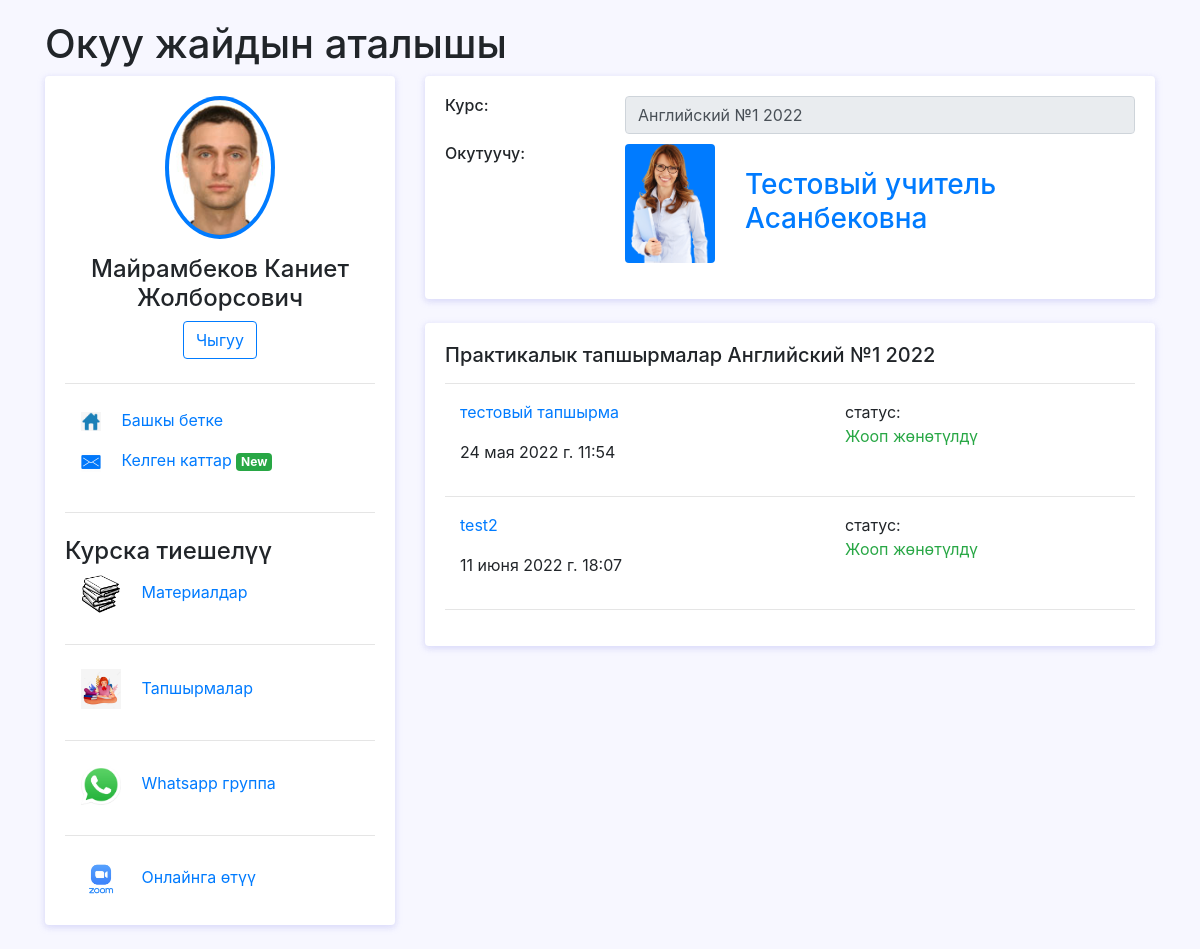
The app's page /course/1/hometask/ (signed in), older data.
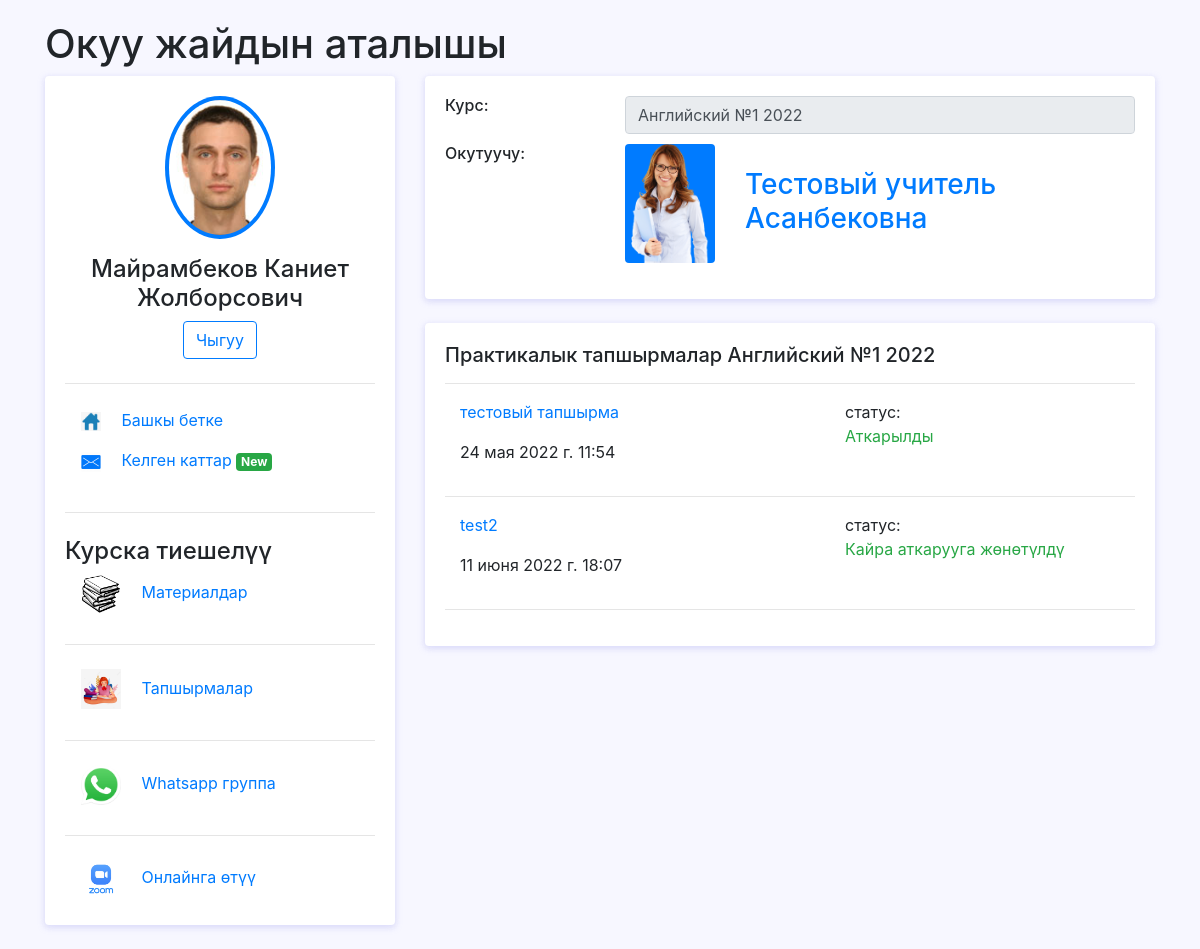
The same page, newer data.
### univerapp/models.py (models this page shows, shortened)
class User(AbstractUser,PermissionsMixin):
    username = models.CharField(
        'Логин',
        max_length=150,
        unique=True,
        error_messages={
            'unique': ("Такой логин уже существует"),
        },
    )
    first_name = models.CharField('Имя', max_length=100, null=True)
    last_name = models.CharField('Фамилия', max_length=100, null=True)
    otchestvo = models.CharField('Отчество', max_length=100, null=True)
    birthday = models.DateField('Дата рождения', blank=True, null=True)
    email = models.EmailField('Email', max_length=100,null=True,blank=True)
    number = models.CharField('Номер телефона', max_length=50, null=True)
    address = models.CharField('Адрес', max_length=100, null=True)
    course = models.ManyToManyField(Course, related_name='student_course',blank=True)
    is_student = models.BooleanField('Студент', default=False)
    is_teacher = models.BooleanField('Учитель', default=False)
    image = models.ImageField(verbose_name='Фото', upload_to='uploads/accounts/', blank=True)
    user_permissions = models.ManyToManyField(
        Permission,
        verbose_name='user permissions',
        blank=True,
        help_text='Specific permissions for this user.',
        related_name="user_set",
        related_query_name="user",
    )
    class Meta:
        verbose_name = 'Пользователь'
        verbose_name_plural = 'Пользователи'

class Course(models.Model):
    name = models.CharField(max_length=100,null=False,verbose_name='Имя курса')
    teacher = models.ForeignKey('Teacher',on_delete=models.SET_NULL,null=True,blank=True,related_name='teacher_course')
    class Meta:
        verbose_name = 'Курс'
        verbose_name_plural = 'Курсы'

class HomeTask(models.Model):
    course = models.ForeignKey(Course, on_delete=models.CASCADE, related_name='hometask_materials')
    teacher = models.ForeignKey(User, on_delete=models.CASCADE, related_name='hometask_send_user', null=True)
    student = models.ForeignKey(User, on_delete=models.CASCADE, related_name='hometask_receiver_user',
                                         null=True)
    date_send_task = models.DateTimeField('Дата отправки', auto_now_add=True)
    title = models.CharField(max_length=200, blank=True)
    file = models.FileField(upload_to='uploads/%Y/%m/%d/', blank=False)
    is_exec = models.BooleanField('Аткарылды',default=False)
    exec_date = models.DateTimeField(null=True,blank=True)
    exec_file = models.FileField('Жооп файл',upload_to='uploads/%Y/%m/%d/', blank=True)
    status = models.CharField('Статус',default='Жооп күтүүдө',max_length=60)
    class Meta:
        verbose_name = 'Тапшырма'
        verbose_name_plural = 'Тапшырмалар'

### univerapp/views.py (the view)
# urls.py: path('course/<int:course_id>/hometask/',HomeTaskView.as_view(),name='hometasks'),
class HomeTaskView(ListView):
    model = HomeTask
    template_name = 'hometaskview.html'
    context_object_name = 'hometasks'
    def get_queryset(self):
        course_object = self.kwargs.get('course_id')
        query = None
        if(self.request.user.is_teacher):
            query = HomeTaskMixing.objects.filter(course__pk=course_object)
        else:
            query = HomeTask.objects.filter(course__pk=course_object,student=self.request.user.pk)
        return query
    def get_context_data(self,**kwargs):
        context = super(HomeTaskView,self).get_context_data(**kwargs)
        context['course'] = Course.objects.get(pk=self.kwargs.get('course_id'))
        return context

### templates/hometaskview.html (shortened to what this page needs)
{% load static %}
<html>
<head>
    <link rel="stylesheet" href="{% static 'fonts/material-icon/css/material-design-iconic-font.min.css' %}">
    <link rel="stylesheet" href="{% static 'css/bootstrap/bootstrap.min.css' %}">
    <link rel="stylesheet" href="{% static 'css/home.css' %}">
</head>
<body>
<div class="container">
	<h1>Окуу жайдын аталышы</h1>
		<div class="main-body">
			<div class="row">
				<div class="col-lg-4">
					<div class="card">
						<div class="card-body">
							<div class="d-flex flex-column align-items-center text-center">
								{% if user.image %}
								<img src="{{ user.image.url }}" alt="Admin" class="rounded-circle p-1 bg-primary" width="110">
								{% endif %}
								<div class="mt-3">
									<h4>{{ user.last_name }} {{ user.first_name }} {{ user.otchestvo }}</h4>
									<a href="{% url 'logout' %}"><button class="btn btn-outline-primary">Чыгуу</button></a>
								</div>
							</div>
							<hr class="my-4">
									<div>
									<a href="{% url 'index' %}">
										<img src="{% static 'images/home.png' %}" style="width:20" class="ml-3">
									<p style="display: inline-block;" class="ml-3">Башкы бетке </p></a>
								</div>
									<a href="{% url 'chats' %}">
										<img src="{% static 'images/message.png' %}" style="width:20" class="ml-3">
									<p style="display: inline-block;" class="ml-3">Келген каттар <span class="badge badge-success">New</span></p></a>
							<hr class="my-4">
							<h4>Курска тиешелүү</h4>
							<a href="{% url 'materials' course.pk %}">
										<img src="{% static 'images/books.jpg' %}" style="width:40" class="ml-3">
									<p style="display: inline-block;" class="ml-3">Материалдар</p></a>
							<hr class="my-4">
							<a href="{% url 'hometasks' course.pk %}">
										<img src="{% static 'images/homework.jpg' %}" style="width:40" class="ml-3">
									<p style="display: inline-block;" class="ml-3">Тапшырмалар</p></a>
							<hr class="my-4">
							<a href="https://web.whatsapp.com" target="_blank">
										<img src="{% static 'images/whatsapp.png' %}" style="width:40" class="ml-3">
									<p style="display: inline-block;" class="ml-3">Whatsapp группа</p></a>
							<hr class="my-4">
							<a href="https://zoom.us/" target="_blank">
										<img src="{% static 'images/zoom.png' %}" style="width:40" class="ml-3">
									<p style="display: inline-block;" class="ml-3">Онлайнга өтүү</p></a>
						</div>
					</div>
				</div>
				<div class="col-lg-8">
					<div class="card">
						<div class="card-body">
							<div class="row mb-3">
								<div class="col-sm-3">
									<h6 class="mb-0">Курс:</h6>
								</div>
								<div class="col-sm-9 text-secondary">
									<input type="text" class="form-control" value="{{ course.name }}" disabled>
								</div>
								<br>
								<br>
								<div class="col-sm-3">
									<h6 class="mb-0">Окутуучу:</h6>
								</div>
								<div class="col-sm-2">
									{% if course.teacher.image %}
										<img src="{{ course.teacher.image.url }}" alt="Admin" class="rounded bg-primary" width="90">
									{% endif %}
								</div>
								<div class="col-sm-7 text-secondary">
									<br>
									<a href="{% url 'profile' course.teacher.pk %}"><h3>{{ course.teacher.last_name }}
										{{ course.teacher.first_name }} {{ course.teacher.otchestvo }}</h3></a>
								</div>
							</div>
						</div>
					</div>
					<div class="row">
						<div class="col-sm-12">
							<div class="card">
								<div class="card-body">
									<h5 class="d-flex align-items-center mb-3">Практикалык тапшырмалар {{ course.name }}</h5>
									<hr>
									{% for hometask in hometasks %}
										<div class="col-12 row">
											<div class="col-7">
												<a href="{% url 'hometask_detail' course.pk hometask.pk %}"><p>{{ hometask.title }}</p></a>
												<p> {{ hometask.date_send_task }}</p>
											</div>
											<div class="col-5">
												статус:
												<p class="text-success"> {{ hometask.status }}</p>
											</div>
										</div>
										<hr>
									{% endfor %}
								</div>
							</div>
						</div>
					</div>
				</div>
			</div>
		</div>
	</div>
</body>
</html>

### static/css/home.css (style rules this page uses)
body { background: #f7f7ff; margin-top:20px; }
.card { position: relative; display: flex; flex-direction: column; min-width: 0; word-wrap: break-word; background-color: #fff; background-clip: border-box; border: 0 solid transparent; border-radius: .25rem; margin-bottom: 1.5rem; box-shadow: 0 2px 6px 0 rgb(218 218 253 / 65%), 0 2px 6px 0 rgb(206 206 238 / 54%); }

Row changes from the older to the newer data that the page shows:
changed HomeTask "тестовый тапшырма": status "Жооп жөнөтүлдү" → "Аткарылды"
changed HomeTask "test2": status "Жооп жөнөтүлдү" → "Кайра аткарууга жөнөтүлдү"
